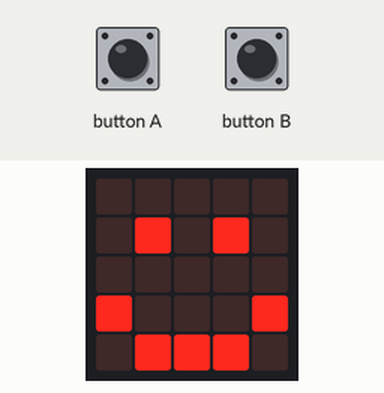
Bench run of a program on a simulated BBC micro:bit (MakeCode). Parts: the board's 5×5 LED display.

Above: at 0.1 s.
At 10.6 s:
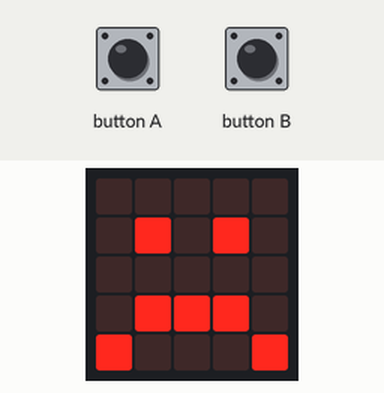
At 19.8 s:
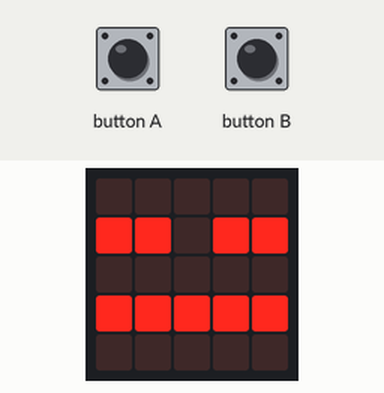

The program:

main.ts
```typescript
input.onButtonPressed(Button.A, function () {
    voeden += 5
})
input.onButtonPressed(Button.B, function () {
    knuffelen += 5
})
let knuffelen = 20
let voeden = 20
let dood = 0
basic.forever(function () {
    knuffelen += -1
    voeden += -1
    basic.pause(1000)
})
basic.forever(function () {
    if (dood == 0) {
        if (voeden >= 10 && knuffelen >= 10) {
            basic.showLeds(`
                . . . . .
                . # . # .
                . . . . .
                # . . . #
                . # # # .
                `)
        } else if (voeden <= 0 || knuffelen <= 0) {
            dood = 1
        } else if (voeden < 10 || knuffelen < 10) {
            basic.showLeds(`
                . . . . .
                . # . # .
                . . . . .
                . # # # .
                # . . . #
                `)
        }
    }
})
basic.forever(function () {
    if (dood == 1) {
        basic.showLeds(`
            . . . . .
            # # . # #
            . . . . .
            # # # # #
            . . . . .
            `)
    }
})
```

test.ts
```typescript
// tests gaan hier; deze zal niet worden gecompileerd wanneer dit pakket wordt gebruikt als extensie.
```

Measured:
- what the display in image 1 shows lasts 9.2 s, from 10.5 s to 19.7 s
